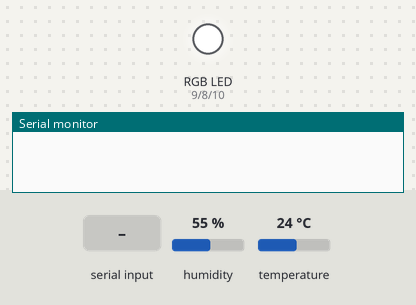
Recording of a sketch running on a simulated Arduino Uno, built with avr-gcc and run on an emulated ATmega328P. Parts: an RGB LED mixed from three pins (HIGH = lit), the last lines printed to the serial monitor. The inputs (shaded band) are chosen by the test bench; at power-on: humidity 55 %, temperature 24 °C.

Above: at 1.2 s.
1.3 s: "R" received over Serial
At 1.6 s:
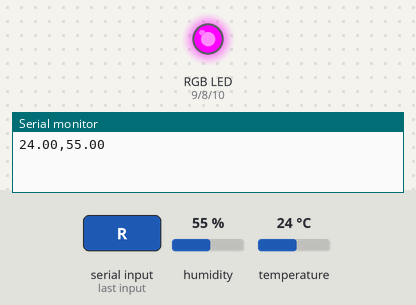
Timing chart, 0 to 4.3 s (numbered marks = the images above; inputs shaded):
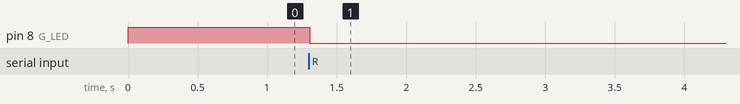

Measured:
- after the input at 1.3 s, pin 8 (G_LED): HIGH → LOW at once

The sketch:

dht11.ino
```cpp
#include "DHT.h"

#define DHTPIN 6
#define DHTTYPE DHT22   // Using DHT22 as per filename
#define LDR_PIN 4

#define R_LED 9
#define G_LED 8
#define B_LED 10

DHT dht(DHTPIN, DHTTYPE);

float temp;
float humidity;

void setup() {
  Serial.begin(115200);
  dht.begin();

  pinMode(LDR_PIN, INPUT);
  pinMode(R_LED, OUTPUT);
  pinMode(G_LED, OUTPUT);
  pinMode(B_LED, OUTPUT);

  // Set a default LED state (e.g., off)
  digitalWrite(R_LED, HIGH);
  digitalWrite(G_LED, HIGH);
  digitalWrite(B_LED, HIGH);
}

void setColor(bool r, bool g, bool b) {
  digitalWrite(R_LED, !r); // Assuming common anode LEDs, LOW is ON
  digitalWrite(G_LED, !g);
  digitalWrite(B_LED, !b);
}

void RGB_LED_reaction(float current_temp, int light_value) {
    if (current_temp > 30 && light_value > 2000) {
        // Hot and bright -> Red/Orange colors
        setColor(true, false, false); // Red
    } else if (current_temp < 30 && light_value <= 2000) {
        // Cool and dim -> Green/Cyan colors
        setColor(false, true, false); // Green
    } else {
        // Other conditions -> Blue
        setColor(false, false, true); // Blue
    }
}

void loop() {
  // Wait for a request from the Python script
  if (Serial.available() > 0) {
    char command = Serial.read();

    if (command == 'R') {
      // 1. Read sensor values
      temp = dht.readTemperature();
      humidity = dht.readHumidity();
      int lightValue = analogRead(LDR_PIN);

      // 2. Perform local actions (like controlling the LED)
      RGB_LED_reaction(temp, lightValue);

      // 3. Send data back to Python script
      if (isnan(temp) || isnan(humidity)) {
        // Do not send anything if readings are invalid
        return;
      } else {
        Serial.print(temp);
        Serial.print(",");
        Serial.println(humidity);
      }
    }
  }
  // The Arduino will now just wait for commands,
  // but you could add a small delay here if needed
  // to prevent overly rapid looping, though it's not strictly necessary.
  delay(100);
}
```
